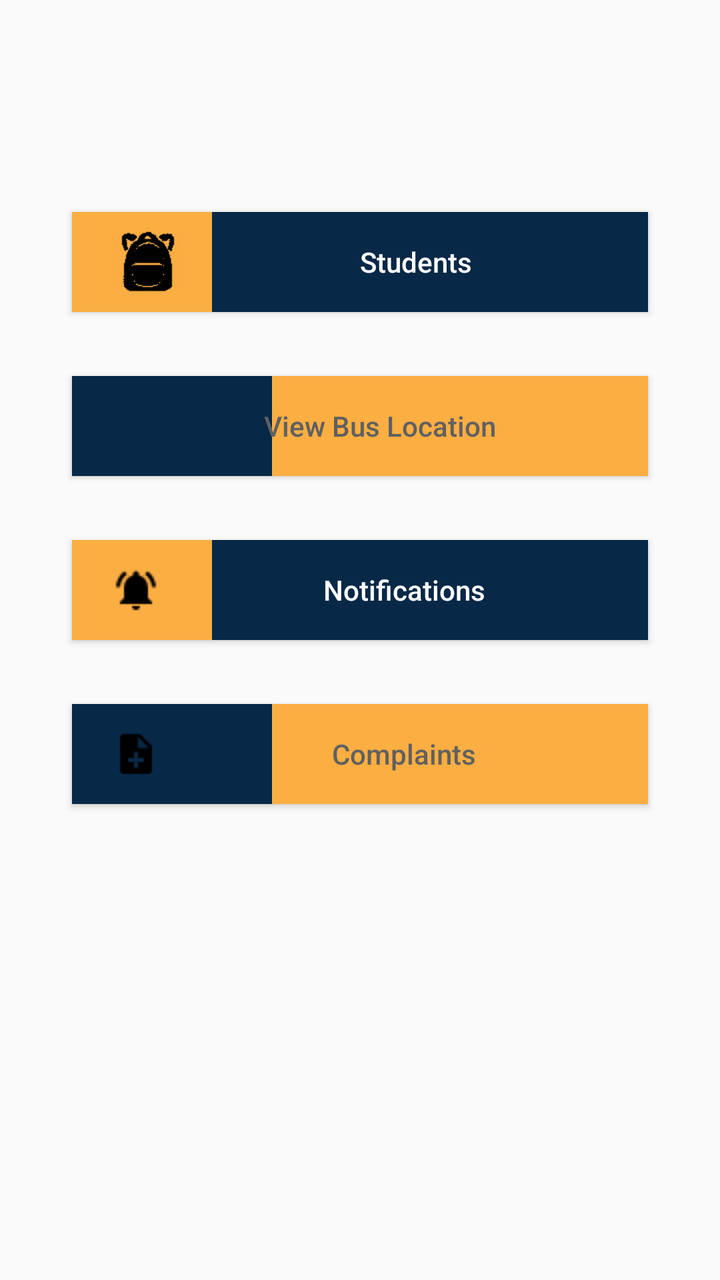
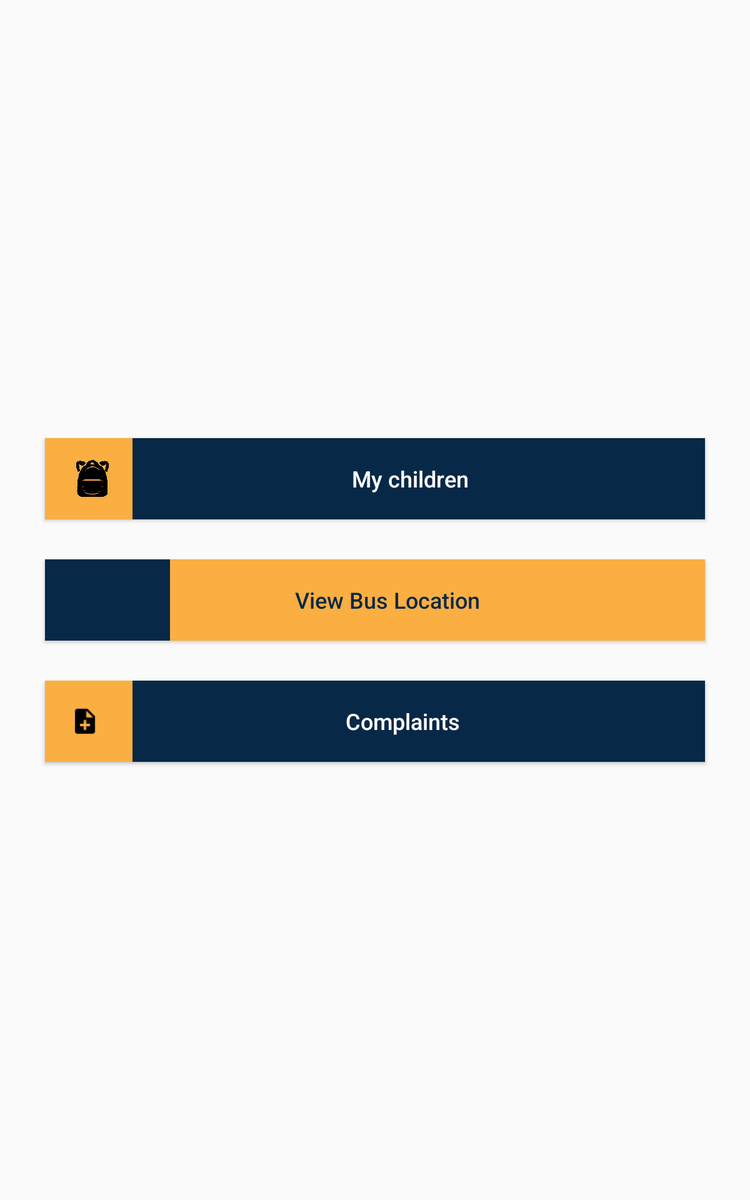

Two renders of one Android screen. The first uses the default layout on a phone; the second uses the alternative layout the repository ships for a different screen configuration, on a matching device. The two XML files are below.
<!-- AndroidManifest.xml: application theme AppTheme -->
<!-- res/layout/parent_fregment.xml -->
<?xml version="1.0" encoding="utf-8"?>
<LinearLayout
    xmlns:android="http://schemas.android.com/apk/res/android"
    android:layout_width="match_parent"
    android:layout_height="match_parent"
    android:orientation="vertical"
    android:layout_gravity="center"
    android:paddingVertical="90dp"
    android:paddingHorizontal="20dp">

    <Button
        android:id="@+id/students"
        android:layout_width="match_parent"
        android:layout_height="50dp"
        android:layout_gravity="center"
        android:clickable="true"
        android:focusable="true"
        android:layout_margin="16dp"
        android:paddingLeft="20dp"
        android:background="@drawable/button_f"
        android:drawableLeft="@drawable/bags"
        android:text="@string/student"
        android:textAlignment="center"
        android:textAllCaps="false"
        android:textColor="@android:color/white" />


    <Button
        android:id="@+id/bus_location"
        android:layout_width="match_parent"
        android:layout_height="50dp"
        android:layout_gravity="center"
        android:layout_margin="16dp"
        android:paddingLeft="20dp"
        android:background="@drawable/button_s"
        android:drawableLeft="@drawable/ic_room"
        android:text="@string/tracing"
        android:textAlignment="center"
        android:textAllCaps="false"
        />

    <Button
        android:id="@+id/notifications"
        android:layout_width="match_parent"
        android:layout_height="50dp"
        android:layout_gravity="center"
        android:layout_margin="16dp"
        android:paddingLeft="20dp"
        android:background="@drawable/button_f"
        android:drawableLeft="@drawable/ic_notifications_active"
        android:text="@string/notifications"
        android:textAlignment="center"
        android:textAllCaps="false"
        android:textColor="@android:color/white" />


    <Button
        android:id="@+id/add_complains"
        android:layout_width="match_parent"
        android:layout_height="50dp"
        android:layout_gravity="center"
        android:layout_margin="16dp"
        android:paddingLeft="20dp"
        android:background="@drawable/button_s"
        android:drawableLeft="@drawable/ic_note_add"
        android:text="@string/addComplains"
        android:textAlignment="center"
        android:textAllCaps="false"
        />


</LinearLayout>
<!-- resources referenced by this layout -->
<resources>
  <!-- drawable bags: png bitmap (drawable-hdpi, 2226 bytes) -->
  <!-- drawable button_f (drawable) -->
  <?xml version="1.0" encoding="utf-8"?>
  <selector xmlns:android="http://schemas.android.com/apk/res/android" >
      <item >
          <layer-list>
              <item android:drawable="@color/colorBackgroundButton" />
              <item android:left="70dp" android:drawable="@color/colorPrimary" />
          </layer-list>
  
      </item>
  
  </selector>
  <!-- drawable button_s (drawable) -->
  <?xml version="1.0" encoding="utf-8"?>
  <selector xmlns:android="http://schemas.android.com/apk/res/android" >
      <item >
              <layer-list>
                  <item android:drawable="@color/colorPrimary" />
                  <item android:left="100dp" android:drawable="@color/colorBackgroundButton" />
              </layer-list>
  
      </item>
  
  </selector>
  <!-- drawable ic_note_add: png bitmap (drawable-hdpi, 199 bytes) -->
  <!-- drawable ic_notifications_active: png bitmap (drawable-mdpi, 298 bytes) -->
  <string name="addComplains" tools:ignore="ExtraTranslation">Complaints</string>
  <string name="notifications">Notifications</string>
  <string name="student">Students</string>
  <string name="tracing">View Bus Location</string>
  <style name="AppTheme" parent="Theme.AppCompat.Light.DarkActionBar">
          
          <item name="colorPrimary">@color/colorPrimary</item>
          <item name="colorPrimaryDark">@color/colorPrimaryDark</item>
          <item name="colorAccent">@color/colorAccent</item>
          <item name="colorControlHighlight">@color/colorHint</item>
          <item name="android:textColor">@color/colorText</item>
          <item name="android:textColorTertiaryInverse">@color/colorButtonText</item>
          <item name="android:colorControlActivated" tools:ignore="NewApi">@color/green</item>
      </style>
  <color name="colorBackgroundButton">#FBAE42</color>
  <color name="colorPrimary">#072847</color>
  <color name="colorPrimaryDark">#072847</color>
  <color name="colorAccent">#5b5b5b</color>
  <color name="colorHint">#dddddd</color>
  <color name="colorText">#606060</color>
  <color name="colorButtonText">#FFFEFE</color>
</resources>
<!-- res/layout-sw600dp/parent_fregment.xml (the repository's variant of the layout above) -->
<!-- drawn on a 7-inch tablet held upright -->
<?xml version="1.0" encoding="utf-8"?>
<RelativeLayout
    xmlns:android="http://schemas.android.com/apk/res/android"
    android:layout_width="match_parent"
    android:layout_height="match_parent"
    android:orientation="vertical"
    android:paddingVertical="90dp"
    android:paddingHorizontal="20dp">


    <LinearLayout
        android:layout_width="match_parent"
        android:layout_height="wrap_content"
        android:orientation="vertical"
        android:layout_centerInParent="true">

    <Button
        android:id="@+id/students"
        android:layout_width="match_parent"
        android:layout_height="65dp"
        android:layout_gravity="center"
        android:layout_margin="16dp"
        android:background="@drawable/button_f"
        android:clickable="true"
        android:drawableLeft="@drawable/bags"
        android:focusable="true"
        android:paddingLeft="20dp"
        android:text="@string/child"
        android:textAlignment="center"
        android:textAllCaps="false"
        android:textColor="@android:color/white"
        android:textSize="18sp"/>


    <Button
        android:id="@+id/bus_location"
        android:layout_width="match_parent"
        android:layout_height="65dp"
        android:layout_gravity="center"
        android:layout_margin="16dp"
        android:paddingLeft="20dp"
        android:background="@drawable/button_s"
        android:drawableLeft="@drawable/ic_place"
        android:textColor="@color/colorPrimary"
        android:text="@string/tracing"
        android:textAlignment="center"
        android:textAllCaps="false"
        android:textSize="18sp"
        />



    <Button
        android:id="@+id/add_complains"
        android:layout_width="match_parent"
        android:layout_height="65dp"
        android:layout_gravity="center"
        android:layout_margin="16dp"
        android:paddingLeft="20dp"
        android:background="@drawable/button_f"
        android:drawableLeft="@drawable/ic_note_add"
        android:textColor="@android:color/white"
        android:text="@string/addComplains"
        android:textAlignment="center"
        android:textAllCaps="false"
        android:textSize="18sp"
        />

    </LinearLayout>
</RelativeLayout>
<!-- resources referenced by the variant -->
<!-- as a 7-inch tablet held upright resolves them -->
<resources>
  <color name="colorPrimary">#072847</color>
  <!-- drawable bags: png bitmap (drawable-hdpi, 2226 bytes) -->
  <!-- drawable button_f (drawable) -->
  <?xml version="1.0" encoding="utf-8"?>
  <selector xmlns:android="http://schemas.android.com/apk/res/android" >
      <item >
          <layer-list>
              <item android:drawable="@color/colorBackgroundButton" />
              <item android:left="70dp" android:drawable="@color/colorPrimary" />
          </layer-list>
  
      </item>
  
  </selector>
  <!-- drawable button_s (drawable) -->
  <?xml version="1.0" encoding="utf-8"?>
  <selector xmlns:android="http://schemas.android.com/apk/res/android" >
      <item >
              <layer-list>
                  <item android:drawable="@color/colorPrimary" />
                  <item android:left="100dp" android:drawable="@color/colorBackgroundButton" />
              </layer-list>
  
      </item>
  
  </selector>
  <!-- drawable ic_note_add: png bitmap (drawable-hdpi, 199 bytes) -->
  <string name="addComplains" tools:ignore="ExtraTranslation">Complaints</string>
  <string name="child">My children</string>
  <string name="tracing">View Bus Location</string>
  <style name="AppTheme" parent="Theme.AppCompat.Light.DarkActionBar">
          
          <item name="colorPrimary">@color/colorPrimary</item>
          <item name="colorPrimaryDark">@color/colorPrimaryDark</item>
          <item name="colorAccent">@color/colorAccent</item>
          <item name="colorControlHighlight">@color/colorHint</item>
          <item name="android:textColor">@color/colorText</item>
          <item name="android:textColorTertiaryInverse">@color/colorButtonText</item>
          <item name="android:colorControlActivated" tools:ignore="NewApi">@color/green</item>
      </style>
  <color name="colorBackgroundButton">#FBAE42</color>
  <color name="colorPrimaryDark">#072847</color>
  <color name="colorAccent">#5b5b5b</color>
  <color name="colorHint">#dddddd</color>
  <color name="colorText">#606060</color>
  <color name="colorButtonText">#FFFEFE</color>
</resources>
